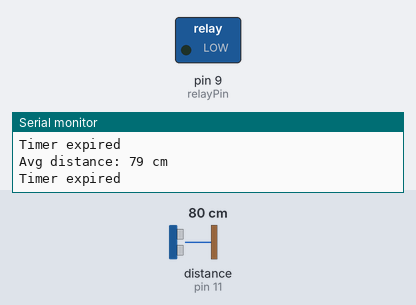
Bench run of a sketch on a simulated Arduino Uno, built with avr-gcc and run on an emulated ATmega328P. On the bench: switched loads named in the sketch (green lamp = pin HIGH), the last lines printed to the serial monitor. Wiring (inferred from the names in the program): ultrasonic range finder: trigger pin 12; echo pin 11. Inputs (shaded band) come from the test bench; at power-on: distance to the obstacle (sensor on pin 11) 80 cm. The echo pulse lasts 58.3 µs per cm; pins used as bus, display or sensor lines are not drawn.

Above: at 1.2 s.
1.3 s: distance to the obstacle (sensor on pin 11) set to 23 cm
2.8 s: distance to the obstacle (sensor on pin 11) set to 19 cm
At 3.9 s:
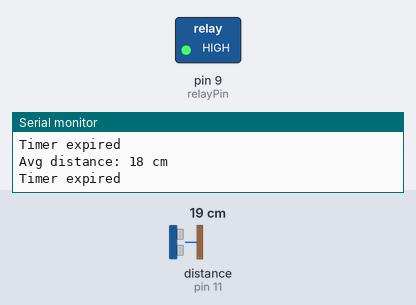
4.4 s: distance to the obstacle (sensor on pin 11) set to 35 cm
At 4.9 s:
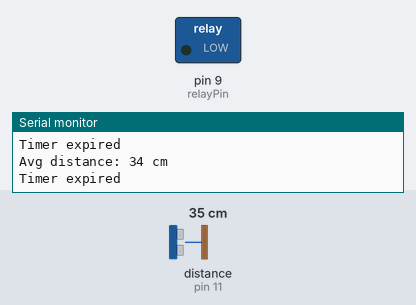
5.9 s: distance to the obstacle (sensor on pin 11) set to 2 cm
At 6.8 s:
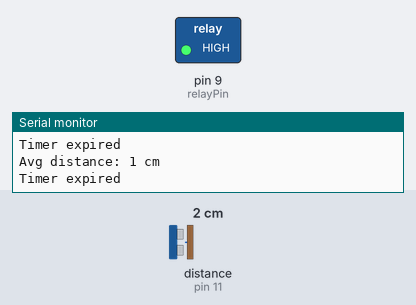
Timing chart, 0 to 8.5 s (numbered marks = the images above; inputs shaded):
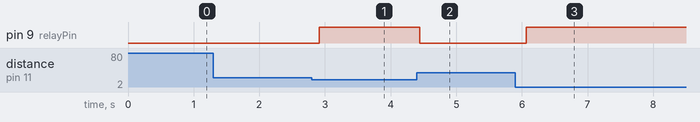

The sketch:

ultrasound_with_timer.ino
```cpp
#include <TimerOne.h> // Header file for TimerOne library
#define UltraSamplePeriod 500000 // microseconds
#define UltraSampleNum 10  //how many samples to take every UltraSamplePeriod
#define UltraSampleInterval 10000  // microseconds to wait between each ultra sample
int ultraSamples[UltraSampleNum];
#define ULTRAECHO 11
#define ULTRATRIG 12
#define ULTRA_DIST_THRESHHOLD 20  //in centimeters. Beyond that relay is switched off. Less than this, relai is swtiched on.

#define relayPin 9

#define dbg Serial

void setup()
{
  dbg.begin(9600);

  // setup ultrasound sensor
  pinMode( ULTRATRIG, OUTPUT );
  pinMode( ULTRAECHO, INPUT );

  // setup timer
//  Timer1.initialize(UltraSamplePeriod);
//  Timer1.attachInterrupt( SampleUltra );

  SetupRelay();
}

void loop()
{
  SampleUltra();
}


void SetupRelay()
{
  pinMode(relayPin,OUTPUT);
//  SwitchRelay( false );
  digitalWrite(relayPin, LOW);

}

void SwitchRelay( boolean on )
{
  if( on )
  {
    digitalWrite(relayPin, HIGH);
//    SaveRelayState( HIGH );
  }
  else
  {
    digitalWrite(relayPin, LOW);
//    SaveRelayState( LOW );
  }
}

int GetUltraDistance()
{
    long duration, distance;
    digitalWrite(ULTRATRIG, LOW);  // Added this line
    delayMicroseconds(2); // Added this line
    digitalWrite(ULTRATRIG, HIGH);
    //  delayMicroseconds(1000); - Removed this line
    delayMicroseconds(10); // Added this line
    digitalWrite(ULTRATRIG, LOW);
    duration = pulseIn(ULTRAECHO, HIGH);
    distance = (duration/2) / 29.1;  // centimeters

    return distance;
}

void SampleUltra()
{
  dbg.println( "Timer expired" );
//  noInterrupts(); // disable interrupts while sampling the ultrasound sensor
//  interrupts();  //reenable interupts

  long avgDistance = 0;  // centimeters
  long totalDistance = 0;
  long validSampleCount = 0;
  for( int i = 0 ; i < UltraSampleNum ; i++ )
  {
    long distance = GetUltraDistance();
    if( distance < 200 && distance > 0 )
    {
//      ultraSamples[i] = distance;
      avgDistance += distance;
      validSampleCount++;
    }
    delayMicroseconds( UltraSampleInterval );
  }
//  dbg.print( "Total distance: " );
//  dbg.println( totalDistance );
  avgDistance = avgDistance / validSampleCount;
  dbg.print( "Avg distance: " );
  dbg.print( avgDistance );
  if( avgDistance >= 200 || avgDistance <= 0 )
  {
    dbg.println(" cm. Out of range");
  }
  else
  {
    dbg.println(" cm");
  }

  if( avgDistance > 0 && avgDistance < ULTRA_DIST_THRESHHOLD )
  {
    SwitchRelay( true );
  }
  else
  {
    SwitchRelay( false );
  }

//  interrupts();  //reenable interupts
}
```

Measured:
- the behaviour switches between 21 and 20 cm on distance to the obstacle (sensor on pin 11) (found by bisection; images 0 and 1)
- after the input at 2.8 s, pin 9 (relayPin): LOW → HIGH after 0.12 s
- after the input at 4.4 s, pin 9 (relayPin): HIGH → LOW at once
- after the input at 5.9 s, pin 9 (relayPin): LOW → HIGH after 0.16 s
